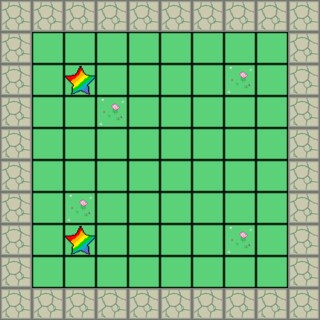

A level layout from a 2D game, rendered from its tile map. Below: a short description, then the map file with its tile-grid data intact:
An orthogonal 10x10 tile map with 32x32 px tiles, 3 tile layers (Floor, Checkpoint, Wall), 5 tilesets and 3 objects (2x Box, Player).

<map version="1.10" tiledversion="1.11.2" orientation="orthogonal" renderorder="right-down" width="10" height="10" tilewidth="32" tileheight="32" infinite="0" nextlayerid="6" nextobjectid="8">
 <tileset firstgid="1" source="grass.tsx" />
 <tileset firstgid="7" source="wall.tsx" />
 <tileset firstgid="8" source="charactor.tsx" />
 <tileset firstgid="9" source="box.tsx" />
 <tileset firstgid="10" source="star.tsx" />
 <layer id="1" name="Floor" width="10" height="10">
  <data encoding="csv">
0,0,0,0,0,0,0,0,0,0,
0,1,1,1,1,1,1,1,1,0,
0,1,1,1,1,1,1,2,1,0,
0,1,1,2,1,1,1,1,1,0,
0,1,1,1,1,1,1,1,1,0,
0,1,1,1,1,1,1,1,1,0,
0,1,2,1,1,1,1,1,1,0,
0,1,1,1,1,1,1,2,1,0,
0,1,1,1,1,1,1,1,1,0,
0,0,0,0,0,0,0,0,0,0
</data>
 </layer>
 <layer id="5" name="Checkpoint" width="10" height="10">
  <data encoding="csv">
0,0,0,0,0,0,0,0,0,0,
0,0,0,0,0,0,0,0,0,0,
0,0,10,0,0,0,0,0,0,0,
0,0,0,0,0,0,0,0,0,0,
0,0,0,0,0,0,0,0,0,0,
0,0,0,0,0,0,0,0,0,0,
0,0,0,0,0,0,0,0,0,0,
0,0,10,0,0,0,0,0,0,0,
0,0,0,0,0,0,0,0,0,0,
0,0,0,0,0,0,0,0,0,0
</data>
 </layer>
 <layer id="2" name="Wall" width="10" height="10">
  <data encoding="csv">
7,7,7,7,7,7,7,7,7,7,
7,0,0,0,0,0,0,0,0,7,
7,0,0,0,0,0,0,0,0,7,
7,0,0,0,0,0,0,0,0,7,
7,0,0,0,0,0,0,0,0,7,
7,0,0,0,0,0,0,0,0,7,
7,0,0,0,0,0,0,0,0,7,
7,0,0,0,0,0,0,0,0,7,
7,0,0,0,0,0,0,0,0,7,
7,7,7,7,7,7,7,7,7,7
</data>
 </layer>
 <objectgroup id="4" name="Box">
  <object id="5" name="Box" gid="9" x="224" y="128" width="32" height="32" />
  <object id="6" name="Box" gid="9" x="224" y="224" width="32" height="32" />
 </objectgroup>
 <objectgroup id="3" name="Player">
  <object id="1" name="Player" gid="8" x="128" y="160" width="32" height="32" />
 </objectgroup>
</map>
